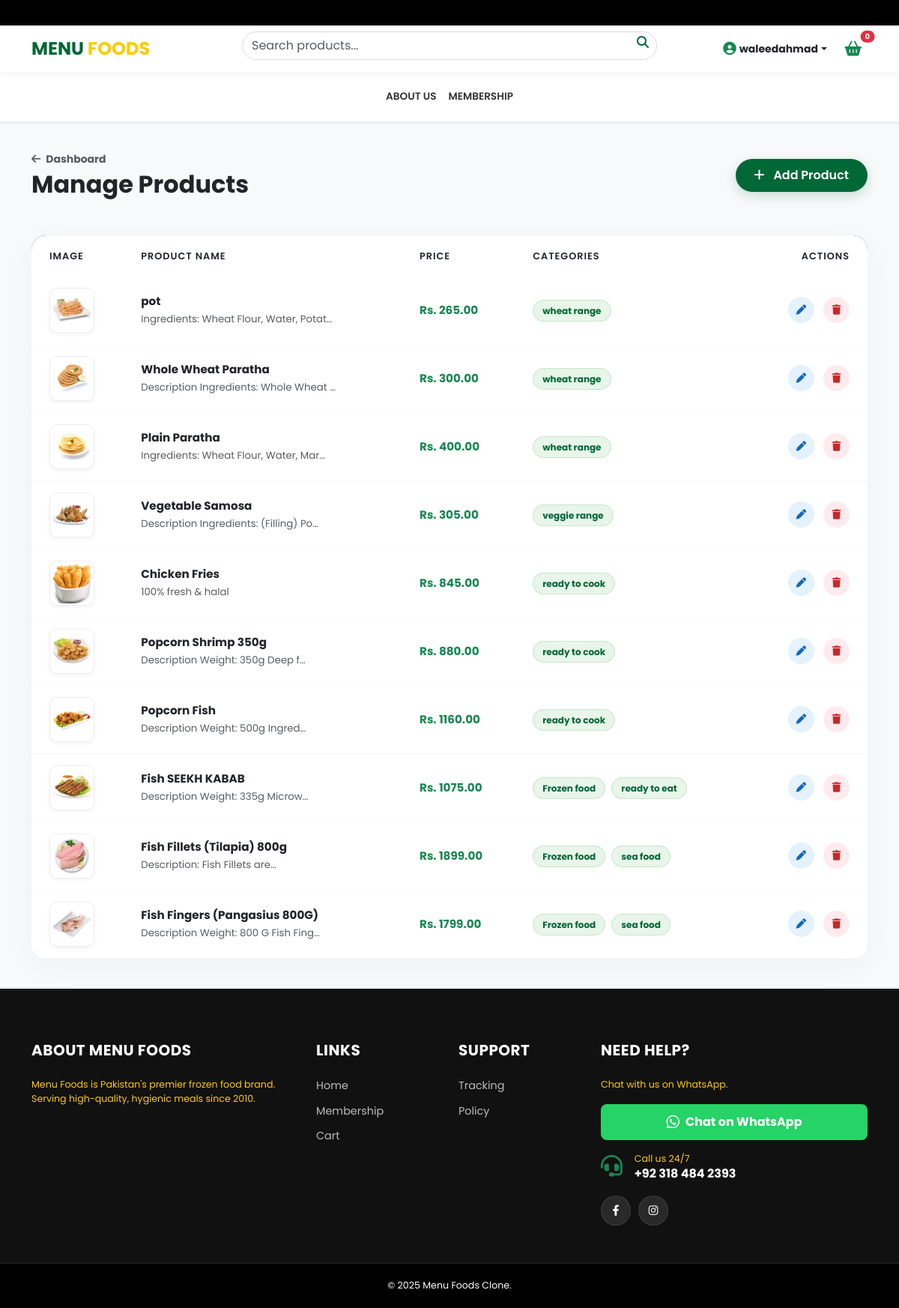
Screenshot of /portal/products/ (signed in) with the database file from the repository.
### store/models.py (models this page shows, shortened)
class Product(models.Model):
    categories = models.ManyToManyField(Category, related_name='products')
    name = models.CharField(max_length=200)
    description = models.TextField(blank=True)
    price = models.DecimalField(max_digits=10, decimal_places=2)
    image = models.ImageField(upload_to='products/')
    is_available = models.BooleanField(default=True)

class Category(models.Model):
    name = models.CharField(max_length=100, unique=True)
    image = models.ImageField(upload_to='categories/', blank=True, null=True)
    class Meta: verbose_name_plural = "Categories"

### custom_admin/views.py (the view)
# urls.py: path('products/', views.admin_products_list, name='admin_products_list'),
@user_passes_test(is_admin)
def admin_products_list(request):
    return render(request, 'custom_admin/products_list.html', {'products': Product.objects.all()})

### custom_admin/views.py (called while the page is built)
def is_admin(u): return u.is_superuser

### orders/context_processors.py (called while the page is built)
def cart_count(request):
    cart = request.session.get('cart', {})
    return {'cart_item_count': sum(cart.values())}

### templates/custom_admin/products_list.html (shortened to what this page needs)
{% extends 'store/base.html' %}
{% block content %}
<div class="admin-bg">
    <div class="container">
        <div class="d-flex justify-content-between align-items-center mb-5">
            <div>
                <a href="{% url 'admin_dashboard' %}" class="text-decoration-none text-muted fw-bold small mb-1 d-block hover-link">
                    <i class="fas fa-arrow-left me-1"></i> Dashboard
                </a>
                <h2 class="fw-bold text-dark m-0">Manage Products</h2>
            </div>
            <a href="{% url 'admin_add_product' %}" class="btn-add-new">
                <i class="fas fa-plus me-2"></i> Add Product
            </a>
        </div>
        <div class="manager-card">
            <div class="table-responsive">
                <table class="table mb-0">
                    <thead class="table-header">
                        <tr>
                            <th class="ps-4">Image</th>
                            <th>Product Name</th>
                            <th>Price</th>
                            <th>Categories</th>
                            <th class="text-end pe-4">Actions</th>
                        </tr>
                    </thead>
                    <tbody>
                        {% for p in products %}
                        <tr class="table-row">
                            <td class="ps-4">
                                {% if p.image %}
                                <img src="{{ p.image.url }}" class="product-thumb" alt="{{ p.name }}">
                                {% else %}
                                <div class="product-thumb d-flex align-items-center justify-content-center bg-light text-muted">
                                    <i class="fas fa-image"></i>
                                </div>
                                {% endif %}
                            </td>
                            <td>
                                <span class="fw-bold text-dark d-block">{{ p.name }}</span>
                                <small class="text-muted">{{ p.description|truncatechars:40 }}</small>
                            </td>
                            <td class="fw-bold text-success">Rs. {{ p.price }}</td>
                            <td>
                                {% for c in p.categories.all %}
                                    <span class="cat-badge me-1">{{ c.name }}</span>
                                {% empty %}
                                    <span class="text-muted small">Uncategorized</span>
                                {% endfor %}
                            </td>
                            <td class="text-end pe-4">
                                <a href="{% url 'admin_edit_product' p.id %}" class="action-btn btn-edit me-2" title="Edit">
                                    <i class="fas fa-pen small"></i>
                                </a>
                                <a href="{% url 'admin_delete_product' p.id %}" class="action-btn btn-del" title="Delete" onclick="return confirm('Are you sure you want to delete {{ p.name }}?');">
                                    <i class="fas fa-trash small"></i>
                                </a>
                            </td>
                        </tr>
                        {% endfor %}
                    </tbody>
                </table>
            </div>
        </div>
    </div>
</div>
{% endblock %}

### templates/store/base.html (shortened to what this page needs)
{% load static %}
<!DOCTYPE html>
<html lang="en">
<head>
    <link href="https://cdn.jsdelivr.net/npm/bootstrap@5.3.0/dist/css/bootstrap.min.css" rel="stylesheet">
    <link rel="stylesheet" href="https://cdnjs.cloudflare.com/ajax/libs/font-awesome/6.4.0/css/all.min.css">
    <link rel="stylesheet" href="https://cdnjs.cloudflare.com/ajax/libs/viewerjs/1.11.3/viewer.min.css">
</head>
<body>
    <div class="top-bar"><div class="marquee-text">Order now for fresh stock! Deliveries might be slightly delayed. | Call us 24/7 at +92 318 484 2393 | Free Delivery for Members!</div></div>
    <div class="main-header sticky-top">
        <div class="container">
            <div class="row align-items-center g-2">
                <div class="col-6 col-lg-3 d-flex align-items-center">
                    <a href="{% url 'home' %}" class="text-decoration-none">
                        <h4 class="m-0 fw-bold" style="color: var(--primary-green);">MENU <span style="color: var(--accent-yellow);">FOODS</span></h4>
                    </a>
                </div>
                <div class="col-6 col-lg-3 text-end d-flex align-items-center justify-content-end order-lg-3 mobile-actions gap-3">
                    {% if user.is_authenticated %}
                        <div class="dropdown">
                            <a class="text-dark text-decoration-none small fw-bold dropdown-toggle d-flex align-items-center" href="#" data-bs-toggle="dropdown">
                                <span class="d-none d-lg-inline">{{ user.username }}</span>
                            </a>
                        </div>
                    {% else %}
                        <a href="{% url 'login' %}" class="text-dark small fw-bold"><i class="fas fa-user me-1"></i> Login</a>
                    {% endif %}
                    <a href="{% url 'cart_page' %}" class="btn btn-outline-success rounded-pill position-relative border-0 fw-bold p-1 px-2">
                        <i class="fas fa-shopping-basket fa-lg"></i>
                        <span id="cart-badge" class="position-absolute top-0 start-100 translate-middle badge rounded-pill bg-danger" style="font-size: 0.6rem;">{{ cart_item_count|default:"0" }}</span>
                    </a>
                </div>
                <div class="col-12 col-lg-6 order-lg-2 mt-2 mt-lg-0">
                    <form class="search-box d-flex position-relative" action="{% url 'search' %}" method="GET">
                        <input class="form-control search-input" type="search" name="q" placeholder="Search products..." value="{{ request.GET.q }}">
                        <button class="search-btn" type="submit"><i class="fas fa-search"></i></button>
                    </form>
                </div>
            </div>
        </div>
    </div>
    <nav class="navbar navbar-expand-lg navbar-custom shadow-sm bg-white d-none d-lg-block">
        <div class="container justify-content-center">
            <ul class="navbar-nav">
                <li class="nav-item"><a class="nav-link" href="{% url 'about' %}">ABOUT US</a></li>
                <li class="nav-item"><a class="nav-link" href="{% url 'membership' %}">MEMBERSHIP</a></li>
            </ul>
        </div>
    </nav>
    <div style="flex: 1;">{% block content %}{% endblock %}</div>
    <footer>
        <div class="container">
            <div class="row g-4">
                <div class="col-lg-4 col-md-6">
                    <h5 class="text-white">About Menu Foods</h5>
                    <p class="small mb-4" style="color: var(--accent-yellow);">
                        Menu Foods is Pakistan's premier frozen food brand. Serving high-quality, hygienic meals since 2010.
                    </p>
                </div>
                <div class="col-lg-2 col-md-6 col-6">
                    <h5>Links</h5>
                    <ul>
                        <li><a href="{% url 'home' %}">Home</a></li>
                        <li><a href="{% url 'membership' %}">Membership</a></li>
                        <li><a href="{% url 'cart_page' %}">Cart</a></li>
                    </ul>
                </div>
                <div class="col-lg-2 col-md-6 col-6">
                    <h5>Support</h5>
                    <ul>
                        <li><a href="{% url 'my_orders' %}">Tracking</a></li>
                        <li><a href="{% url 'about' %}">Policy</a></li>
                    </ul>
                </div>
                <div class="col-lg-4 col-md-6">
                    <h5>Need Help?</h5>
                    <p class="small mb-3" style="color: var(--accent-yellow);">Chat with us on WhatsApp.</p>
                    <a href="https://wa.me/923184842393" target="_blank" class="btn w-100 mb-3 d-flex align-items-center justify-content-center" style="background-color: #25D366; color: white; font-weight: bold; border:none; padding: 12px; border-radius: 8px;">
                        <i class="fab fa-whatsapp fa-lg me-2"></i> Chat on WhatsApp
                    </a>
                    <div class="d-flex align-items-center mb-3">
                        <i class="fas fa-headset fa-2x text-success me-3"></i>
                        <div>
                            <p class="mb-0 small" style="color: var(--accent-yellow);">Call us 24/7</p>
                            <h6 class="text-white fw-bold m-0">+92 318 484 2393</h6>
                        </div>
                    </div>
                    <div class="footer-social">
                        <a href="https://web.facebook.com/profile.php?id=61584493205748" target="_blank"><i class="fab fa-facebook-f"></i></a>
                        <a href="#" target="_blank"><i class="fab fa-instagram"></i></a>
                    </div>
                </div>
            </div>
        </div>
        <div class="footer-bottom">
            <div class="container text-center">
                <p class="mb-0 small text-white">&copy; 2025 Menu Foods Clone.</p>
            </div>
        </div>
    </footer>
</body>
</html>

### templates/store/base.html (style rules this page uses)
:root { --primary-green: #006837; --accent-yellow: #fecb00; --light-bg: #f8f9fa; }
body { font-family: 'Poppins', sans-serif; background-color: var(--light-bg); display: flex; flex-direction: column; min-height: 100vh; }
.top-bar { background-color: #000; color: #fff; font-size: 0.75rem; padding: 8px 0; overflow: hidden; white-space: nowrap; }
.marquee-text { display: inline-block; padding-left: 100%; animation: marquee 15s linear infinite; }
.main-header { background-color: #fff; padding: 15px 0; box-shadow: 0 2px 10px rgba(0,0,0,0.05); }
.search-input { border-radius: 50px; padding-right: 40px; border: 1px solid #ddd; }
.search-btn { position: absolute; right: 5px; top: 2px; background: none; border: none; color: var(--primary-green); }
.navbar-custom .nav-link { color: #333; font-weight: 600; font-size: 0.85rem; padding: 15px 15px; transition: 0.3s; }
footer { background-color: #111; color: #bbb; margin-top: auto; padding-top: 70px; font-size: 0.9rem; }
footer h5 { color: #fff; font-weight: 700; margin-bottom: 25px; text-transform: uppercase; letter-spacing: 0.5px; }
footer ul { list-style: none; padding: 0; }
footer ul li { margin-bottom: 12px; }
footer ul li a { color: #bbb; text-decoration: none; transition: 0.3s; }
.footer-social { display: flex; gap: 10px; margin-top: 20px; }
.footer-social a { display: flex; width: 40px; height: 40px; background: rgba(255, 255, 255, 0.1); color: #fff !important; align-items: center; justify-content: center; border-radius: 50%; text-decoration: none; transition: all 0.3s ease; border: 1px solid rgba(255, 255, 255, 0.1); }
.footer-bottom { background: #000; padding: 20px 0; margin-top: 50px; border-top: 1px solid #222; }

### templates/custom_admin/products_list.html (style rules this page uses)
.admin-bg { background-color: #f8f9fa; min-height: 100vh; padding: 40px 0; }
.manager-card { background: #fff; border-radius: 20px; box-shadow: 0 10px 40px rgba(0,0,0,0.04); overflow: hidden; border: none; }
.table-header { background-color: #333; color: #fff; padding: 15px; text-transform: uppercase; font-size: 0.8rem; letter-spacing: 1px; }
.table-header th { padding: 18px; border: none; font-weight: 600; }
.table-row td { padding: 15px 18px; vertical-align: middle; border-bottom: 1px solid #f9f9f9; color: #555; font-size: 0.95rem; }
.product-thumb { width: 60px; height: 60px; object-fit: cover; border-radius: 10px; border: 1px solid #eee; padding: 2px; background: #fff; box-shadow: 0 2px 5px rgba(0,0,0,0.05); }
.cat-badge { background-color: #e8f5e9; color: #006837; padding: 5px 12px; border-radius: 30px; font-size: 0.75rem; font-weight: 700; border: 1px solid #c8e6c9; }
.btn-add-new { background-color: #006837; color: white; border: none; padding: 10px 25px; border-radius: 50px; font-weight: 600; transition: 0.3s; text-decoration: none; box-shadow: 0 5px 15px rgba(0, 104, 55, 0.2); }
.action-btn { width: 35px; height: 35px; border-radius: 50%; display: inline-flex; align-items: center; justify-content: center; transition: 0.2s; border: none; text-decoration: none; }
.btn-edit { background-color: #e3f2fd; color: #1565c0; }
.btn-del { background-color: #ffebee; color: #c62828; }

### rows the page displays
Product: image (picture), name "pot", description "Ingredients: Wheat Flour, Water, Potat…", price "265.00"
Category: name "wheat range"
Product: image (picture), name "Whole Wheat Paratha", description "Description Ingredients: Whole Wheat …", price "300.00"
Product: image (picture), name "Plain Paratha", description "Ingredients: Wheat Flour, Water, Mar…", price "400.00"
Product: image (picture), name "Vegetable Samosa", description "Description Ingredients: (Filling) Po…", price "305.00"
Category: name "veggie range"
Product: image (picture), name "Chicken Fries", description "100% fresh & halal", price "845.00"
Category: name "ready to cook"
Product: image (picture), name "Popcorn Shrimp 350g", description "Description Weight: 350g Deep f…", price "880.00"
Product: image (picture), name "Popcorn Fish", description "Description Weight: 500g Ingred…", price "1160.00"
Product: image (picture), name "Fish SEEKH KABAB", description "Description Weight: 335g Microw…", price "1075.00"
Category: name "Frozen food"
Category: name "ready to eat"
Product: image (picture), name "Fish Fillets (Tilapia) 800g", description "Description: Fish Fillets are…", price "1899.00"
Category: name "sea food"
Product: image (picture), name "Fish Fingers (Pangasius 800G)", description "Description Weight: 800 G Fish Fing…", price "1799.00"

### other values shown
{{ user.username }} "waleedahmad"
{{ cart_item_count|default:"0" }} "0"
